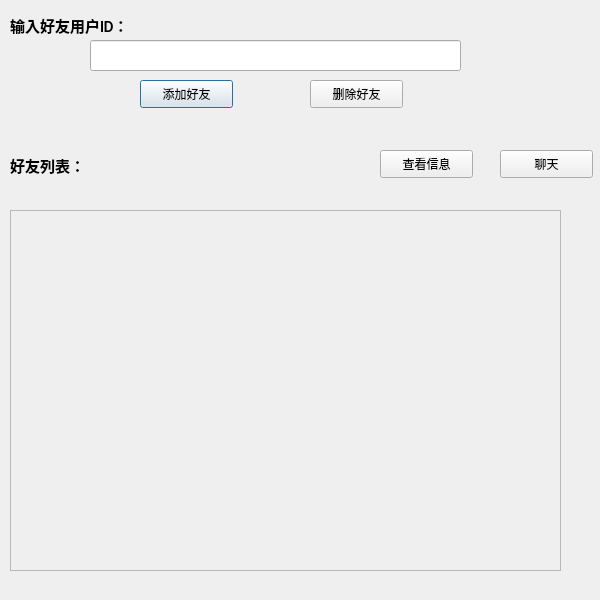
<?xml version="1.0" encoding="UTF-8"?>
<ui version="4.0">
 <class>FriendDialog</class>
 <widget class="QDialog" name="FriendDialog">
  <property name="geometry">
   <rect>
    <x>0</x>
    <y>0</y>
    <width>600</width>
    <height>600</height>
   </rect>
  </property>
  <property name="windowTitle">
   <string>Dialog</string>
  </property>
  <widget class="QLineEdit" name="SearchlineEdit">
   <property name="geometry">
    <rect>
     <x>90</x>
     <y>40</y>
     <width>371</width>
     <height>31</height>
    </rect>
   </property>
  </widget>
  <widget class="QPushButton" name="addfriend">
   <property name="geometry">
    <rect>
     <x>140</x>
     <y>80</y>
     <width>93</width>
     <height>28</height>
    </rect>
   </property>
   <property name="text">
    <string>添加好友</string>
   </property>
  </widget>
  <widget class="QPushButton" name="deletefriend">
   <property name="geometry">
    <rect>
     <x>310</x>
     <y>80</y>
     <width>93</width>
     <height>28</height>
    </rect>
   </property>
   <property name="text">
    <string>删除好友</string>
   </property>
  </widget>
  <widget class="QLabel" name="label">
   <property name="geometry">
    <rect>
     <x>10</x>
     <y>10</y>
     <width>151</width>
     <height>31</height>
    </rect>
   </property>
   <property name="font">
    <font>
     <family>Calibri</family>
     <pointsize>11</pointsize>
     <weight>75</weight>
     <bold>true</bold>
    </font>
   </property>
   <property name="text">
    <string>输入好友用户ID：</string>
   </property>
  </widget>
  <widget class="QLabel" name="label_2">
   <property name="geometry">
    <rect>
     <x>10</x>
     <y>150</y>
     <width>91</width>
     <height>31</height>
    </rect>
   </property>
   <property name="font">
    <font>
     <family>Calibri</family>
     <pointsize>11</pointsize>
     <weight>75</weight>
     <bold>true</bold>
    </font>
   </property>
   <property name="text">
    <string>好友列表：</string>
   </property>
  </widget>
  <widget class="QPushButton" name="view">
   <property name="geometry">
    <rect>
     <x>380</x>
     <y>150</y>
     <width>93</width>
     <height>28</height>
    </rect>
   </property>
   <property name="text">
    <string>查看信息</string>
   </property>
  </widget>
  <widget class="QPushButton" name="chat">
   <property name="geometry">
    <rect>
     <x>500</x>
     <y>150</y>
     <width>93</width>
     <height>28</height>
    </rect>
   </property>
   <property name="text">
    <string>聊天</string>
   </property>
  </widget>
  <widget class="QFrame" name="frame">
   <property name="geometry">
    <rect>
     <x>10</x>
     <y>210</y>
     <width>551</width>
     <height>361</height>
    </rect>
   </property>
   <property name="minimumSize">
    <size>
     <width>291</width>
     <height>0</height>
    </size>
   </property>
   <property name="frameShape">
    <enum>QFrame::StyledPanel</enum>
   </property>
   <property name="frameShadow">
    <enum>QFrame::Raised</enum>
   </property>
  </widget>
 </widget>
 <resources/>
 <connections/>
</ui>
